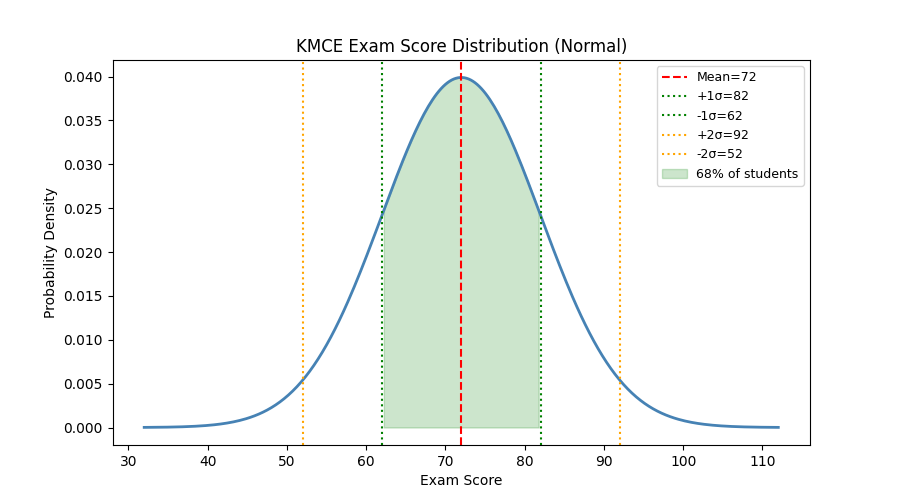

Generate this figure with Python:
import numpy as np
import pandas as pd
import matplotlib.pylab as plt
mean = 72
std = 10
x = np.linspace(mean - 4*std, mean + 4*std, 300)
y = ((1/(std*np.sqrt(2*np.pi))) *
     np.exp(-0.5*((x-mean)/std)**2))

plt.figure(figsize=(9, 5))
plt.plot(x, y, "steelblue", linewidth=2)
plt.axvline(mean, color="red", linestyle="--", label=f"Mean={mean}")
plt.axvline(mean+std, color="green", linestyle=":", label=f"+1σ={mean+std}")
plt.axvline(mean-std, color="green", linestyle=":", label=f"-1σ={mean-std}")
plt.axvline(mean+2*std, color="orange", linestyle=":", label=f"+2σ={mean+2*std}")
plt.axvline(mean-2*std, color="orange", linestyle=":", label=f"-2σ={mean-2*std}")
plt.fill_between(x, y,
                 where=(x>=mean-std) & (x<=mean+std),
                 alpha=0.2, color="green", label="68% of students")
plt.xlabel("Exam Score")
plt.ylabel("Probability Density")
plt.title("KMCE Exam Score Distribution (Normal)")
plt.legend(fontsize=9)
plt.savefig("normal_distribution.png")
plt.show()
